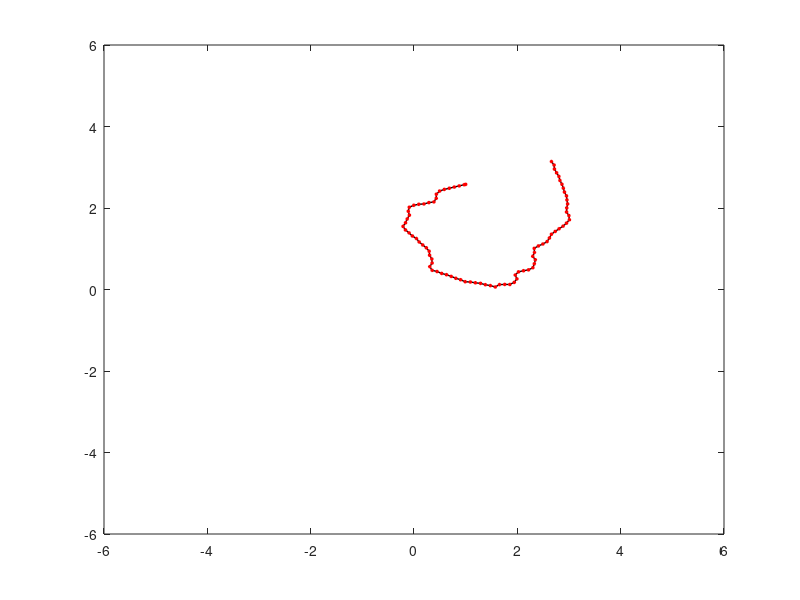

MATLAB code to generate this figure: (Note: this script raises an error after producing the figure.)
function spline()

% function spline(n,order)
%
% Plots the B-slpine-curve of n control-points.
% The control points can be chosen by clicking
% with the mouse on the figure.
%
% COMMAND:  spline(n,order)
% INPUT:    n     Number of Control-Points
%           order Order ob B-Splines
%                 Argnument is arbitrary
%                 default: order = 4
%
% Date:     2007-11-28
% Author:   Stefan H�eber

close all;

figure(1);
hold on; box on;
set(gca,'Fontsize',16);

order =4;

%p = [  -40.00516429154979, 50.321339635103634 ;  -22.942510770559274, 39.96677430322078; -15.53517505990456, 33.2487851941451; -13.468895425803925, 23.464589341970996 ; -4.358802605707208, 19.340730856374982]; 


fileID = fopen('plan.txt','r');

data = fscanf(fileID,'%f');
fclose(fileID);
xCoordinates = 1 : 2 : length(data);
yCoordinates = 2 : 2 : length(data);

for i = 1:length(xCoordinates)
    p(i,1) = data(xCoordinates(i))

end

for i = 1:length(yCoordinates)
    p(i,2) = data(yCoordinates(i))

end
n = size(p,1);

    
	hold off;
	plot(p(:,1),p(:,2),'k-','LineWidth',1);
	axis([-6 6 -6 6]);
	hold on; box on;
	
	plot(p(:,1),p(:,2),'ro','MarkerSize',2,'MarkerFaceColor','r');

T = linspace(0,1,n-order+2);
y = linspace(0,1,20*n);
p_spl = DEBOOR(T,p,y,order);
plot(p_spl(:,1),p_spl(:,2),'b-','LineWidth',1);
plot(p_spl(:,1),p_spl(:,2),'ro','MarkerSize',2,'MarkerFaceColor','b');
p_spl
save('smoothedPlan.txt','p_spl','-ascii');
% fileID = fopen('smoothedPlan.txt','w');
% fprintf(fileID,'%12.8f %12.8f\n',p_spl);
% fclose(fileID);

title(['B-Spline-curve with ',num2str(n),' control points of order ',num2str(order)]);

clear all;
close all;

step = 0.01;

[x,y] = textread('smoothedPlan.txt','%f %f');

Y_r1 = gradient(y)/step;
Y_r2 = gradient(Y_r1)/step;

X_r1 = gradient(x)/step;
X_r2 = gradient(X_r1)/step;

% figure(1);hold on;plot(x);plot(X_r1);plot(X_r2);legend('fil','r1','r2');
% 
for i = 1 : length(x)
    theta(i) = -atan2(X_r2(i),9.8)*57.3;
    fi(i) = atan2(Y_r2(i)*cos(theta(i)),9.8)*57.3;
    F(i)=9.8/(cos(fi(i))*cos(theta(i)));
end
theta = theta';
fi = fi';

data = [x, y, theta, fi]
save('pose_attitude.txt','data','-ascii');
% filewrite = fopen('pose_attitude.txt','w');
% fprintf(filewrite,data);
% fclose(filewrite);

figure(2);hold on;plot(theta);plot(fi);%plot(F);legend('theta','fi','F')
